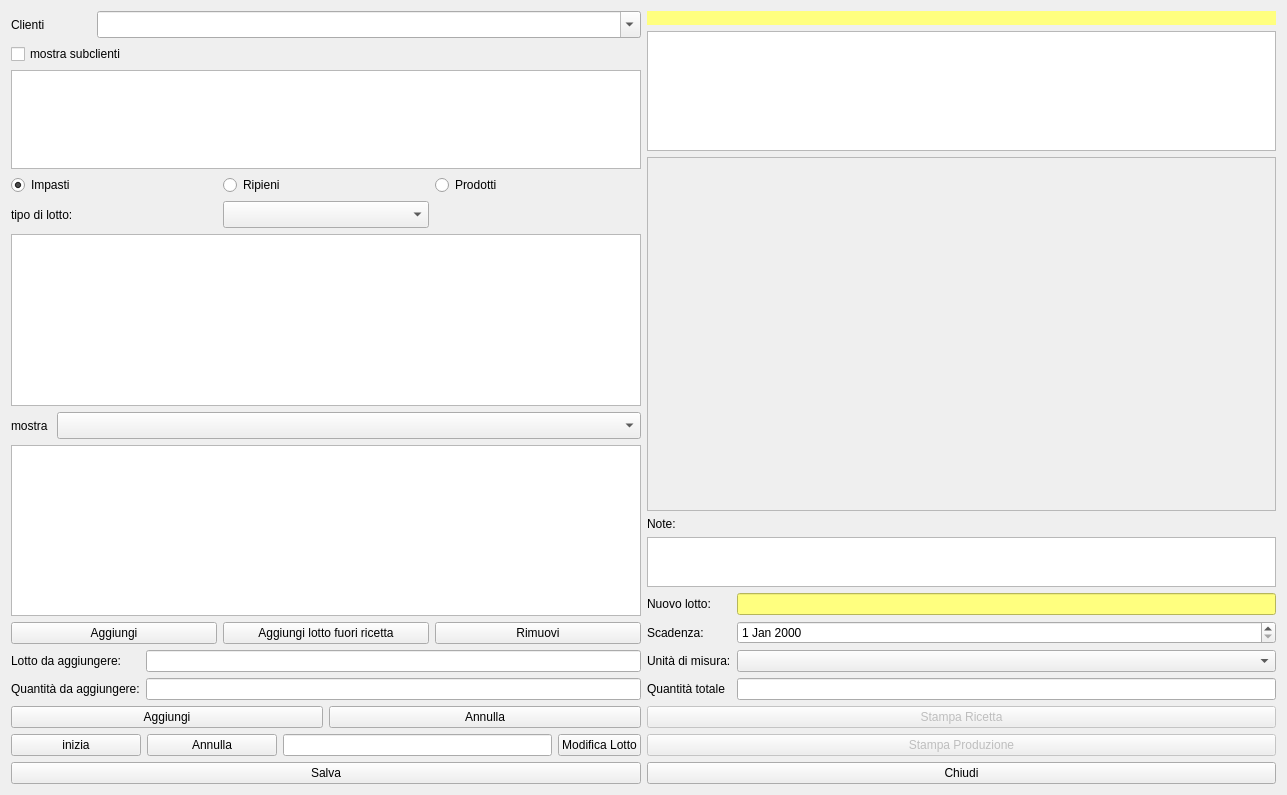
<?xml version="1.0" encoding="UTF-8"?>
<ui version="4.0">
 <class>HProduction</class>
 <widget class="QWidget" name="HProduction">
  <property name="windowModality">
   <enum>Qt::NonModal</enum>
  </property>
  <property name="geometry">
   <rect>
    <x>0</x>
    <y>0</y>
    <width>1287</width>
    <height>795</height>
   </rect>
  </property>
  <property name="windowTitle">
   <string>Produzione</string>
  </property>
  <property name="windowIcon">
   <iconset resource="resources.qrc">
    <normaloff>:/Resources/Gears.PNG</normaloff>:/Resources/Gears.PNG</iconset>
  </property>
  <layout class="QVBoxLayout" name="verticalLayout_4">
   <item>
    <layout class="QHBoxLayout" name="horizontalLayout">
     <item>
      <layout class="QVBoxLayout" name="verticalLayout">
       <item>
        <layout class="QHBoxLayout" name="horizontalLayout_6">
         <item>
          <widget class="QLabel" name="label_8">
           <property name="minimumSize">
            <size>
             <width>65</width>
             <height>0</height>
            </size>
           </property>
           <property name="maximumSize">
            <size>
             <width>80</width>
             <height>16777215</height>
            </size>
           </property>
           <property name="text">
            <string>Clienti</string>
           </property>
          </widget>
         </item>
         <item>
          <widget class="QComboBox" name="cbClienti">
           <property name="minimumSize">
            <size>
             <width>150</width>
             <height>0</height>
            </size>
           </property>
           <property name="font">
            <font>
             <pointsize>12</pointsize>
            </font>
           </property>
           <property name="editable">
            <bool>true</bool>
           </property>
           <property name="insertPolicy">
            <enum>QComboBox::NoInsert</enum>
           </property>
           <property name="modelColumn">
            <number>1</number>
           </property>
          </widget>
         </item>
        </layout>
       </item>
       <item>
        <widget class="QCheckBox" name="checkBox">
         <property name="text">
          <string>mostra subclienti</string>
         </property>
        </widget>
       </item>
       <item>
        <widget class="QListView" name="lvSubclienti">
         <property name="maximumSize">
          <size>
           <width>16777215</width>
           <height>120</height>
          </size>
         </property>
         <property name="font">
          <font>
           <pointsize>12</pointsize>
          </font>
         </property>
        </widget>
       </item>
       <item>
        <layout class="QGridLayout" name="gridLayout">
         <item row="1" column="0">
          <widget class="QLabel" name="label_6">
           <property name="text">
            <string>tipo di lotto:</string>
           </property>
          </widget>
         </item>
         <item row="0" column="1">
          <widget class="QRadioButton" name="radioButton_2">
           <property name="text">
            <string>Ripieni</string>
           </property>
          </widget>
         </item>
         <item row="1" column="1">
          <widget class="QComboBox" name="cbTipoLotto">
           <property name="font">
            <font>
             <pointsize>12</pointsize>
            </font>
           </property>
          </widget>
         </item>
         <item row="0" column="0">
          <widget class="QRadioButton" name="radioButton">
           <property name="text">
            <string>Impasti</string>
           </property>
           <property name="checked">
            <bool>true</bool>
           </property>
          </widget>
         </item>
         <item row="0" column="2">
          <widget class="QRadioButton" name="radioButton_3">
           <property name="text">
            <string>Prodotti</string>
           </property>
          </widget>
         </item>
        </layout>
       </item>
       <item>
        <widget class="QListView" name="lvRicette">
         <property name="font">
          <font>
           <pointsize>12</pointsize>
          </font>
         </property>
        </widget>
       </item>
       <item>
        <layout class="QHBoxLayout" name="horizontalLayout_8">
         <item>
          <widget class="QLabel" name="label">
           <property name="maximumSize">
            <size>
             <width>40</width>
             <height>16777215</height>
            </size>
           </property>
           <property name="text">
            <string>mostra</string>
           </property>
          </widget>
         </item>
         <item>
          <widget class="QComboBox" name="cbQuanti">
           <property name="font">
            <font>
             <pointsize>12</pointsize>
            </font>
           </property>
          </widget>
         </item>
        </layout>
       </item>
       <item>
        <widget class="QListView" name="lvLastLots">
         <property name="font">
          <font>
           <pointsize>12</pointsize>
          </font>
         </property>
        </widget>
       </item>
       <item>
        <layout class="QHBoxLayout" name="horizontalLayout_3">
         <item>
          <widget class="QPushButton" name="pushButton">
           <property name="enabled">
            <bool>true</bool>
           </property>
           <property name="text">
            <string>Aggiungi</string>
           </property>
           <property name="icon">
            <iconset resource="resources.qrc">
             <normaloff>:/Resources/Plus.PNG</normaloff>:/Resources/Plus.PNG</iconset>
           </property>
           <property name="iconSize">
            <size>
             <width>32</width>
             <height>32</height>
            </size>
           </property>
          </widget>
         </item>
         <item>
          <widget class="QPushButton" name="pushButton_7">
           <property name="text">
            <string>Aggiungi lotto fuori ricetta</string>
           </property>
           <property name="icon">
            <iconset resource="resources.qrc">
             <normaloff>:/Resources/Download.PNG</normaloff>:/Resources/Download.PNG</iconset>
           </property>
           <property name="iconSize">
            <size>
             <width>32</width>
             <height>32</height>
            </size>
           </property>
           <property name="checkable">
            <bool>true</bool>
           </property>
          </widget>
         </item>
         <item>
          <widget class="QPushButton" name="pushButton_2">
           <property name="text">
            <string>Rimuovi</string>
           </property>
           <property name="icon">
            <iconset resource="resources.qrc">
             <normaloff>:/Resources/Minus.PNG</normaloff>:/Resources/Minus.PNG</iconset>
           </property>
           <property name="iconSize">
            <size>
             <width>32</width>
             <height>32</height>
            </size>
           </property>
          </widget>
         </item>
        </layout>
       </item>
       <item>
        <layout class="QVBoxLayout" name="verticalLayout_2">
         <item>
          <layout class="QFormLayout" name="formLayout_2">
           <item row="0" column="0">
            <widget class="QLabel" name="label_2">
             <property name="text">
              <string>Lotto da aggiungere:</string>
             </property>
            </widget>
           </item>
           <item row="0" column="1">
            <widget class="QLineEdit" name="leLotToadd">
             <property name="clearButtonEnabled">
              <bool>true</bool>
             </property>
            </widget>
           </item>
           <item row="1" column="0">
            <widget class="QLabel" name="label_4">
             <property name="text">
              <string>Quantità da aggiungere:</string>
             </property>
            </widget>
           </item>
           <item row="1" column="1">
            <widget class="QLineEdit" name="leqtytoAdd">
             <property name="clearButtonEnabled">
              <bool>true</bool>
             </property>
            </widget>
           </item>
          </layout>
         </item>
         <item>
          <layout class="QHBoxLayout" name="horizontalLayout_4">
           <item>
            <widget class="QPushButton" name="pbAddLottoFuoriRicetta">
             <property name="text">
              <string>Aggiungi</string>
             </property>
            </widget>
           </item>
           <item>
            <widget class="QPushButton" name="pbAnnulla">
             <property name="text">
              <string>Annulla</string>
             </property>
            </widget>
           </item>
          </layout>
         </item>
        </layout>
       </item>
       <item>
        <layout class="QHBoxLayout" name="horizontalLayout_5">
         <item>
          <widget class="QPushButton" name="pushButton_5">
           <property name="minimumSize">
            <size>
             <width>130</width>
             <height>0</height>
            </size>
           </property>
           <property name="text">
            <string>inizia</string>
           </property>
           <property name="icon">
            <iconset resource="resources.qrc">
             <normaloff>:/Resources/Flag.PNG</normaloff>:/Resources/Flag.PNG</iconset>
           </property>
           <property name="iconSize">
            <size>
             <width>32</width>
             <height>32</height>
            </size>
           </property>
          </widget>
         </item>
         <item>
          <widget class="QPushButton" name="pushButton_6">
           <property name="minimumSize">
            <size>
             <width>130</width>
             <height>0</height>
            </size>
           </property>
           <property name="text">
            <string>Annulla</string>
           </property>
           <property name="icon">
            <iconset resource="resources.qrc">
             <normaloff>:/Resources/Banned-Sign.PNG</normaloff>:/Resources/Banned-Sign.PNG</iconset>
           </property>
           <property name="iconSize">
            <size>
             <width>32</width>
             <height>32</height>
            </size>
           </property>
          </widget>
         </item>
         <item>
          <widget class="QLineEdit" name="leLotToEdit"/>
         </item>
         <item>
          <widget class="QPushButton" name="pushButton_9">
           <property name="text">
            <string>Modifica Lotto</string>
           </property>
          </widget>
         </item>
        </layout>
       </item>
      </layout>
     </item>
     <item>
      <layout class="QVBoxLayout" name="verticalLayout_3">
       <item>
        <widget class="QLabel" name="lbRicetta">
         <property name="styleSheet">
          <string notr="true">background-color: rgb(255, 255, 127);</string>
         </property>
         <property name="text">
          <string/>
         </property>
        </widget>
       </item>
       <item>
        <widget class="QTextBrowser" name="textBrowser">
         <property name="maximumSize">
          <size>
           <width>16777215</width>
           <height>120</height>
          </size>
         </property>
         <property name="font">
          <font>
           <pointsize>10</pointsize>
          </font>
         </property>
        </widget>
       </item>
       <item>
        <widget class="QTableView" name="tableView">
         <property name="enabled">
          <bool>false</bool>
         </property>
         <property name="font">
          <font>
           <pointsize>10</pointsize>
          </font>
         </property>
         <property name="sizeAdjustPolicy">
          <enum>QAbstractScrollArea::AdjustIgnored</enum>
         </property>
         <property name="selectionMode">
          <enum>QAbstractItemView::SingleSelection</enum>
         </property>
         <property name="selectionBehavior">
          <enum>QAbstractItemView::SelectRows</enum>
         </property>
         <property name="sortingEnabled">
          <bool>true</bool>
         </property>
         <attribute name="horizontalHeaderCascadingSectionResizes">
          <bool>true</bool>
         </attribute>
         <attribute name="horizontalHeaderStretchLastSection">
          <bool>true</bool>
         </attribute>
         <attribute name="verticalHeaderVisible">
          <bool>false</bool>
         </attribute>
         <attribute name="verticalHeaderCascadingSectionResizes">
          <bool>false</bool>
         </attribute>
         <attribute name="verticalHeaderShowSortIndicator" stdset="0">
          <bool>true</bool>
         </attribute>
        </widget>
       </item>
       <item>
        <widget class="QLabel" name="label_10">
         <property name="text">
          <string>Note:</string>
         </property>
        </widget>
       </item>
       <item>
        <widget class="QPlainTextEdit" name="tNote">
         <property name="maximumSize">
          <size>
           <width>16777215</width>
           <height>50</height>
          </size>
         </property>
         <property name="font">
          <font>
           <pointsize>10</pointsize>
          </font>
         </property>
        </widget>
       </item>
       <item>
        <layout class="QFormLayout" name="formLayout">
         <item row="0" column="0">
          <widget class="QLabel" name="label_5">
           <property name="text">
            <string>Nuovo lotto:</string>
           </property>
          </widget>
         </item>
         <item row="0" column="1">
          <widget class="QLineEdit" name="leNuovoLot">
           <property name="styleSheet">
            <string notr="true">background-color: rgb(255, 255, 127);</string>
           </property>
           <property name="readOnly">
            <bool>true</bool>
           </property>
          </widget>
         </item>
         <item row="1" column="0">
          <widget class="QLabel" name="label_9">
           <property name="text">
            <string>Scadenza:</string>
           </property>
          </widget>
         </item>
         <item row="1" column="1">
          <widget class="QDateEdit" name="dateEdit"/>
         </item>
         <item row="2" column="0">
          <widget class="QLabel" name="label_7">
           <property name="text">
            <string>Unità di misura:</string>
           </property>
          </widget>
         </item>
         <item row="2" column="1">
          <widget class="QComboBox" name="cbUm"/>
         </item>
         <item row="3" column="0">
          <widget class="QLabel" name="label_3">
           <property name="text">
            <string>Quantità totale</string>
           </property>
          </widget>
         </item>
         <item row="3" column="1">
          <widget class="QLineEdit" name="leQtyTotal"/>
         </item>
        </layout>
       </item>
       <item>
        <widget class="QPushButton" name="pushButton_8">
         <property name="enabled">
          <bool>false</bool>
         </property>
         <property name="text">
          <string>Stampa Ricetta</string>
         </property>
         <property name="icon">
          <iconset resource="resources.qrc">
           <normaloff>:/Resources/Printer-icon.png</normaloff>:/Resources/Printer-icon.png</iconset>
         </property>
        </widget>
       </item>
       <item>
        <widget class="QPushButton" name="pushButton_10">
         <property name="enabled">
          <bool>false</bool>
         </property>
         <property name="text">
          <string>Stampa Produzione</string>
         </property>
        </widget>
       </item>
      </layout>
     </item>
    </layout>
   </item>
   <item>
    <layout class="QHBoxLayout" name="horizontalLayout_2">
     <item>
      <widget class="QPushButton" name="pushButton_3">
       <property name="text">
        <string>Salva</string>
       </property>
       <property name="icon">
        <iconset resource="resources.qrc">
         <normaloff>:/Resources/save-icon.png</normaloff>:/Resources/save-icon.png</iconset>
       </property>
       <property name="iconSize">
        <size>
         <width>32</width>
         <height>32</height>
        </size>
       </property>
      </widget>
     </item>
     <item>
      <widget class="QPushButton" name="pushButton_4">
       <property name="text">
        <string>Chiudi</string>
       </property>
       <property name="icon">
        <iconset resource="resources.qrc">
         <normaloff>:/Resources/Actions-window-close-icon.png</normaloff>:/Resources/Actions-window-close-icon.png</iconset>
       </property>
       <property name="iconSize">
        <size>
         <width>32</width>
         <height>32</height>
        </size>
       </property>
      </widget>
     </item>
    </layout>
   </item>
  </layout>
 </widget>
 <resources>
  <include location="resources.qrc"/>
 </resources>
 <connections/>
</ui>
